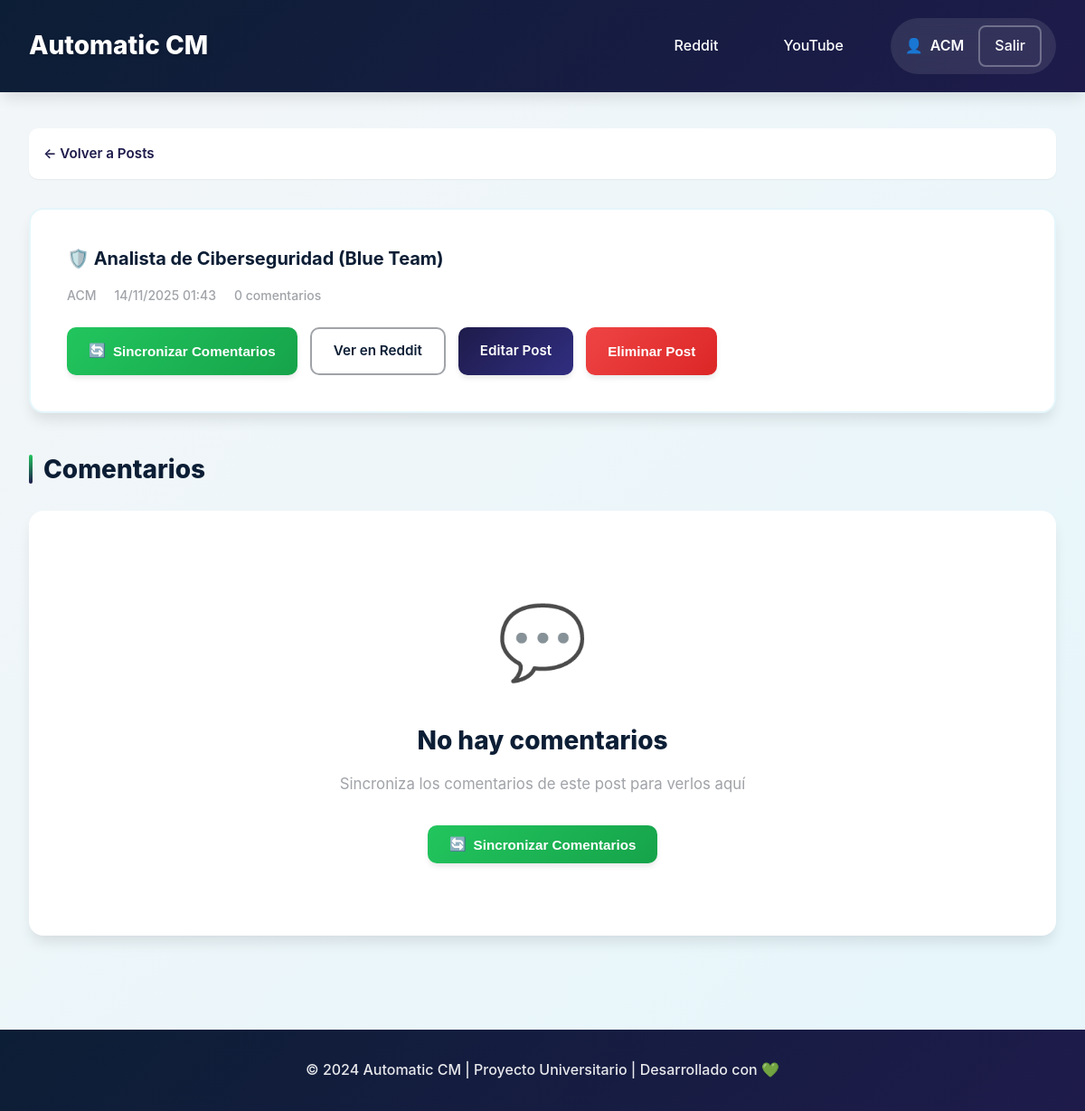
The app's page /dashboard/reddit/post/1owpf32/ (signed in) with its own data.
### dashboard/models.py (models this page shows, shortened)
class RedditPost(models.Model):
    user = models.ForeignKey(User, on_delete=models.CASCADE, related_name='reddit_posts')
    post_id = models.CharField(max_length=100, unique=True)
    title = models.TextField()
    url = models.URLField()
    permalink = models.URLField()
    subreddit = models.CharField(max_length=100)
    author = models.CharField(max_length=100)
    created_at = models.DateTimeField()
    last_checked = models.DateTimeField(auto_now=True)
    is_active = models.BooleanField(default=True)
    is_own_post = models.BooleanField(default=False)  # Para identificar posts creados por la app
    image = models.ImageField(upload_to='reddit_images/', null=True, blank=True)  # Para imágenes
    def can_edit(self):
        return self.is_own_post and self.author == self.user.username
    def can_delete(self):
        return self.is_own_post
    class Meta:
        ordering = ['-created_at']
        verbose_name = 'Reddit Post'
        verbose_name_plural = 'Reddit Posts'

### dashboard/views.py (the view)
# urls.py: path('reddit/post/<str:post_id>/', views.post_detail, name='post_detail'),
@login_required
def post_detail(request, post_id):
    post = get_object_or_404(RedditPost, post_id=post_id, user=request.user)
    comments = post.comments.all().order_by('-created_at')
    context = {
        'post': post,
        'comments': comments,
        'comments_count': comments.count()
    }
    return render(request, 'dashboard/post_detail.html', context)

### dashboard/templates/dashboard/post_detail.html (shortened to what this page needs)
{% extends 'dashboard/base.html' %}
{% block content %}
<div class="post-detail-view">
    <nav class="breadcrumb">
        <a href="{% url 'reddit_manager' %}">← Volver a Posts</a>
    </nav>
    <div class="post-info-card">
        <h2 class="post-title" style="margin-bottom: 1rem;">{{ post.title }}</h2>
        <div class="post-meta" style="border: none; padding: 0; margin-bottom: 1.5rem;">
            <span class="meta-item">
                {{ post.author }}
            </span>
            <span class="meta-item">
                {{ post.created_at|date:"d/m/Y H:i" }}
            </span>
            <span class="meta-item">
                {{ comments_count }} comentario{{ comments_count|pluralize }}
            </span>
        </div>
        <div class="post-actions">
            <button onclick="syncComments()" class="btn btn-primary" id="syncCommentsBtn">
                <span>🔄</span> Sincronizar Comentarios
            </button>
            <a href="{{ post.permalink }}" target="_blank" class="btn btn-outline">
                <span>Ver en Reddit</span>
            </a>
            {% if post.can_edit %}
            <a href="{% url 'edit_post' post.post_id %}" class="btn btn-secondary">
                <span>Editar Post</span>
            </a>
            {% endif %}
            {% if post.can_delete %}
            <button onclick="deletePost('{{ post.post_id }}')" class="btn btn-danger">
                <span>Eliminar Post</span>
            </button>
            {% endif %}
        </div>
    </div>
    <div class="comments-section">
        <h3 class="section-title">Comentarios</h3>
        {% if comments %}
            <div class="comments-list">
                {% for comment in comments %}
                <div class="comment-card" data-comment-id="{{ comment.comment_id }}">
                    <div class="comment-header">
                        <div class="comment-author">
                            <span class="author-name">{{ comment.author }}</span>
                            <span class="comment-date">{{ comment.created_at|date:"d/m/Y H:i" }}</span>
                        </div>
                        <span class="status-badge {{ comment.status_badge.class }}">
                            {{ comment.status_badge.text }}
                        </span>
                    </div>
                    <div class="comment-content">
                        {{ comment.content }}
                    </div>
                    <div class="comment-actions">
                        <a href="{% url 'comment_detail' comment.comment_id %}" class="btn btn-secondary btn-sm">
                            {% if comment.response %}
                                <span>Ver Respuesta</span>
                            {% else %}
                                <span>Generar Respuesta</span>
                            {% endif %}
                        </a>
                        <a href="{{ comment.permalink }}" target="_blank" class="btn btn-outline btn-sm">
                            <span>Ver en Reddit</span>
                        </a>
                        <button onclick="deleteComment('{{ comment.comment_id }}')" class="btn btn-danger btn-sm">
                            <span>Eliminar</span>
                        </button>
                    </div>
                </div>
                {% endfor %}
            </div>
        {% else %}
            <div class="empty-state">
                <div class="empty-icon">💬</div>
                <h3>No hay comentarios</h3>
                <p>Sincroniza los comentarios de este post para verlos aquí</p>
                <button onclick="syncComments()" class="btn btn-primary">
                    <span>🔄</span> Sincronizar Comentarios
                </button>
            </div>
        {% endif %}
    </div>
</div>
{% endblock %}

### dashboard/templates/dashboard/base.html (shortened to what this page needs)
<!DOCTYPE html>
<html lang="es">
<head>
    {% load static %}
    <link rel="stylesheet" href="{% static 'dashboard/css/styles.css' %}">
</head>
<body>
    <header class="header">
        <div class="container">
            <div class="header-content">
                <h1 class="logo">Automatic CM</h1>
                <nav class="nav">
                    <a href="{% url 'reddit_manager' %}" class="nav-link">
                        Reddit
                    </a>
                    <a href="{% url 'youtube_manager' %}" class="nav-link">
                        YouTube
                    </a>
                    <div class="user-info">
                        <span class="username">{{ user.username }}</span>
                        <a href="{% url 'admin:logout' %}?next={% url 'reddit_manager' %}" class="btn-logout">
                            Salir
                        </a>
                    </div>
                </nav>
            </div>
        </div>
    </header>
    <main class="main-content">
        <div class="container">
            {% block content %}
            {% endblock %}
        </div>
    </main>
    <footer class="footer">
        <div class="container">
            <p>© 2024 Automatic CM | Proyecto Universitario | Desarrollado con 💚</p>
        </div>
    </footer>
</body>
</html>

### records on screen
RedditPost: title "🛡️ Analista de Ciberseguridad (Blue Team)", author "ACM", created_at "14/11/2025 01:43"

### other values on screen
{{ user.username }} "ACM"
{{ comments_count }} "0"
